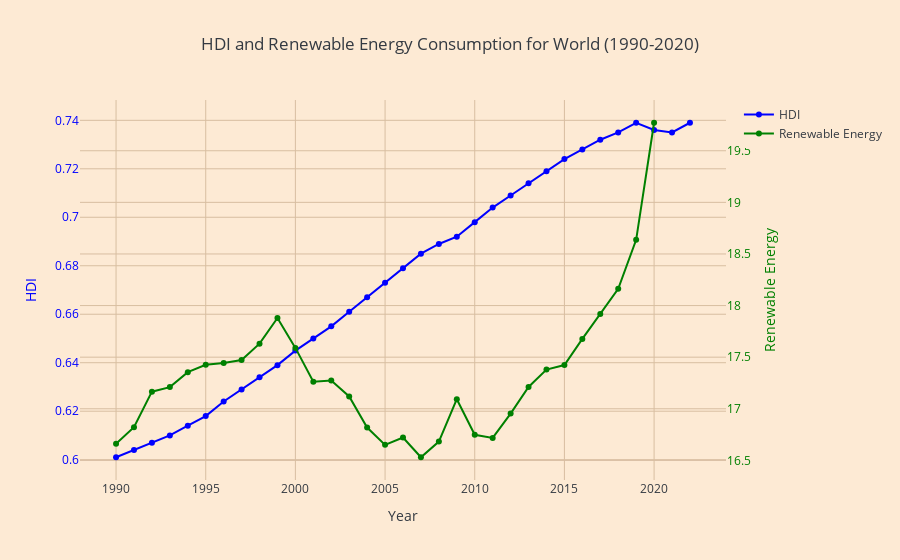

Notebook source saved alongside this figure:
### Markdown cell above
## Argument 2: Toename van HDI zorgt voor een toename aan verduurzaming

We zien dat in de afgelopen jaren de wereldwijde HDI lineair is gestegen, terwijl het aantal hernieuwbare energieen vanaf 2010 exponentieel is toegenomen. 
Deze exponentiele toename aan hernieuwbare energieen laat zien dat we sinds kort het belang van het klimaat inzien en als gevolg ons meer bezig houden met het verduurzamen van energiebronnen.

De positieve correlatie tussen de stijging van HDI en het gebruik van hernieuwbare energie ondersteunt het argument dat hogere niveaus van menselijke ontwikkeling kunnen leiden tot duurzamere milieuprestaties.

### Code cell
%run hdi_renewables.ipynb

### Figure 1 — Plotly figure (JSON) as saved in the notebook; plotly's stock layout.template omitted (floating-point values rounded to 4 significant figures)
{"data": [{"line": {"color": "blue"}, "mode": "markers+lines", "name": "HDI", "type": "scatter", "x": [1990, 1991, 1992, 1993, 1994, 1995, 1996, 1997, 1998, 1999, 2000, 2001, 2002, 2003, 2004, 2005, 2006, 2007, 2008, 2009, 2010, 2011, 2012, 2013, 2014, 2015, 2016, 2017, 2018, 2019, 2020, 2021, 2022], "y": [0.601, 0.604, 0.607, 0.61, 0.614, 0.618, 0.624, 0.629, 0.634, 0.639, 0.645, 0.65, 0.655, 0.661, 0.667, 0.673, 0.679, 0.685, 0.689, 0.692, 0.698, 0.704, 0.709, 0.714, 0.719, 0.724, 0.728, 0.732, 0.735, 0.739, 0.736, 0.735, 0.739]}, {"line": {"color": "green"}, "mode": "markers+lines", "name": "Renewable Energy", "type": "scatter", "x": [1990, 1991, 1992, 1993, 1994, 1995, 1996, 1997, 1998, 1999, 2000, 2001, 2002, 2003, 2004, 2005, 2006, 2007, 2008, 2009, 2010, 2011, 2012, 2013, 2014, 2015, 2016, 2017, 2018, 2019, 2020, 2021, 2022], "y": [16.66, 16.82, 17.17, 17.21, 17.35, 17.43, 17.44, 17.47, 17.63, 17.88, 17.59, 17.26, 17.27, 17.12, 16.82, 16.65, 16.72, 16.53, 16.68, 17.09, 16.75, 16.72, 16.95, 17.21, 17.38, 17.42, 17.68, 17.92, 18.16, 18.64, 19.77, null, null], "yaxis": "y2"}], "layout": {"title": {"text": "HDI and Renewable Energy Consumption for World (1990-2020)"}, "xaxis": {"title": {"text": "Year"}}, "yaxis": {"tickfont": {"color": "blue"}, "title": {"font": {"color": "blue"}, "text": "HDI"}}, "yaxis2": {"overlaying": "y", "side": "right", "tickfont": {"color": "green"}, "title": {"font": {"color": "green"}, "text": "Renewable Energy"}}}}
